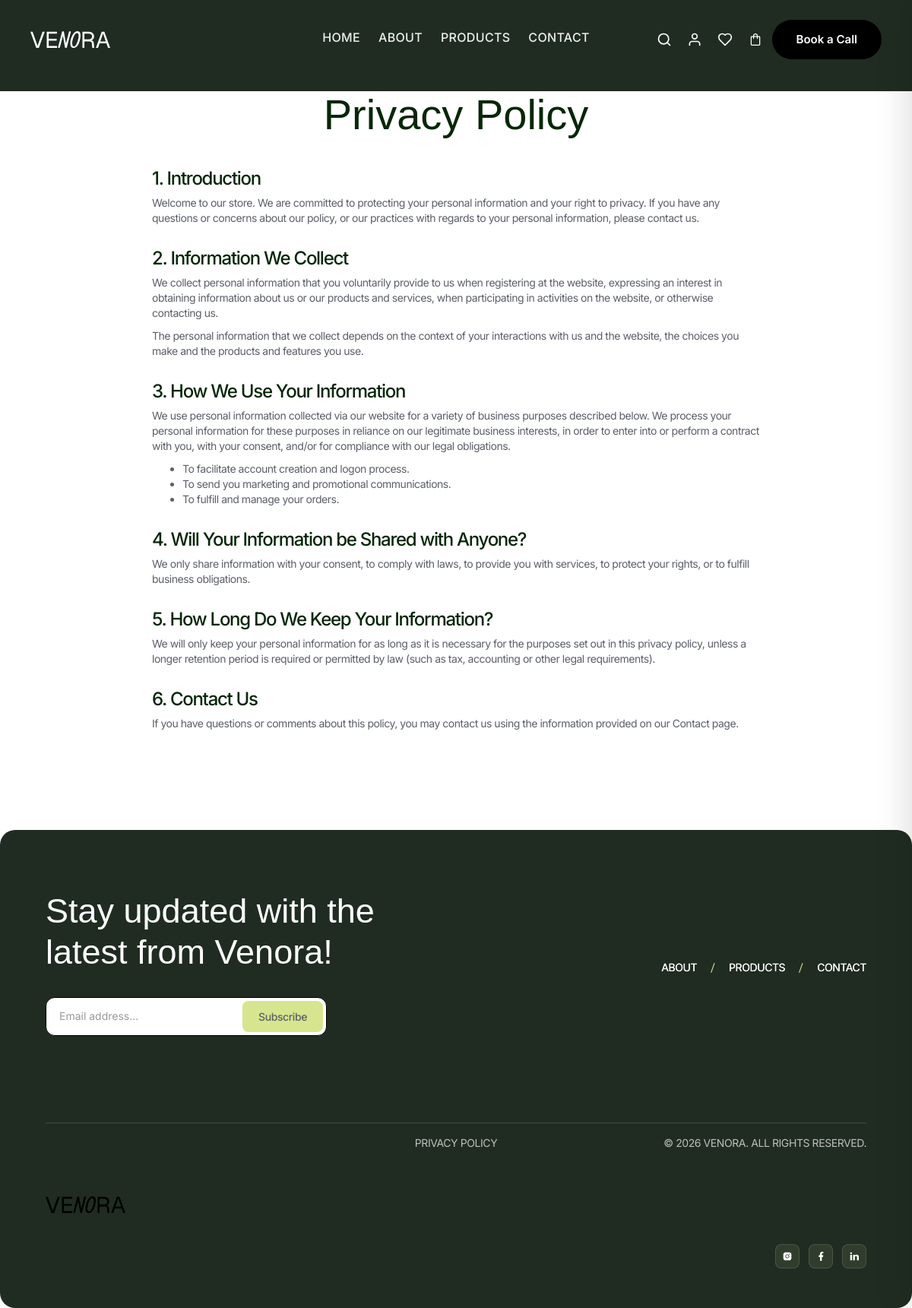
Screenshot of /privacy-policy with the database file from the repository.
### tables this page shows
CREATE TABLE IF NOT EXISTS `settings_shop_config` (
  `id` int NOT NULL AUTO_INCREMENT,
  `hash_id` varchar(255) NOT NULL,
  `input_name` varchar(255) DEFAULT NULL,
  `input_tagline` varchar(255) DEFAULT NULL,
  `input_email` varchar(255) DEFAULT NULL,
  `input_email_from` varchar(255) DEFAULT NULL,
  `input_email_smtp_host` varchar(255) DEFAULT 'smtp.gmail.com',
  `input_email_smtp_secure_type` varchar(20) DEFAULT 'tls',
  `input_email_smtp_port` varchar(10) DEFAULT '587',
  `input_email_password` varchar(255) DEFAULT NULL,
  `input_phone` varchar(50) DEFAULT NULL,
  `input_address` varchar(255) DEFAULT NULL,
  `input_currency` varchar(10) DEFAULT 'USD',
  `input_currency_symbol` varchar(10) DEFAULT '$',
  `input_tax_rate` varchar(20) DEFAULT '0',
  `input_shipping_rate` varchar(20) DEFAULT '5.99',
  `input_free_shipping` varchar(20) DEFAULT '75',
  `input_seo_keywords` text,
  `text_description` text,
  `image_1` text,
  `image_2` text,
  `visibility` varchar(50) DEFAULT 'show',
  `date_created` date NOT NULL,
  `time_created` time NOT NULL,
  `created_by` varchar(255) NOT NULL,
  `input_orders_email` varchar(255) DEFAULT 'orders@venora.com',
  PRIMARY KEY (`id`)
);

CREATE TABLE IF NOT EXISTS `panel_pages` (
  `id` int UNSIGNED NOT NULL AUTO_INCREMENT,
  `hash_id` varchar(225) DEFAULT NULL,
  `input_name` varchar(225) DEFAULT NULL,
  `bool_method` varchar(100) DEFAULT NULL,
  `boolkey_method` varchar(100) DEFAULT NULL,
  `input_link` varchar(225) DEFAULT NULL,
  `label` varchar(30) DEFAULT NULL,
  `input_file` varchar(30) DEFAULT NULL,
  `file_path` varchar(30) DEFAULT NULL,
  `input_iframe_link` varchar(225) DEFAULT NULL,
  `input_order` varchar(225) DEFAULT NULL,
  `add_pages` varchar(225) DEFAULT NULL,
  `visibility` varchar(5) DEFAULT NULL,
  `date_created` date DEFAULT NULL,
  `time_created` time DEFAULT NULL,
  `created_by` varchar(255) DEFAULT NULL,
  PRIMARY KEY (`id`)
);

CREATE TABLE IF NOT EXISTS `settings_shop_privacy` (
  `id` int NOT NULL AUTO_INCREMENT,
  `hash_id` varchar(255) NOT NULL,
  `input_heading` varchar(255) DEFAULT NULL,
  `text_content` text,
  `visibility` varchar(50) DEFAULT 'show',
  `date_created` date NOT NULL,
  `time_created` time NOT NULL,
  `created_by` varchar(255) NOT NULL,
  PRIMARY KEY (`id`)
);

CREATE TABLE IF NOT EXISTS `settings_shop_footer` (
  `id` int NOT NULL AUTO_INCREMENT,
  `hash_id` varchar(255) NOT NULL,
  `input_cta_heading` varchar(255) DEFAULT NULL,
  `input_cta_btn` varchar(255) DEFAULT NULL,
  `input_newsletter_heading` varchar(255) DEFAULT NULL,
  `input_powered_by` varchar(255) DEFAULT NULL,
  `input_instagram` varchar(255) DEFAULT NULL,
  `input_facebook` varchar(255) DEFAULT NULL,
  `input_linkedin` varchar(255) DEFAULT NULL,
  `visibility` varchar(50) DEFAULT 'show',
  `date_created` date NOT NULL,
  `time_created` time NOT NULL,
  `created_by` varchar(255) NOT NULL,
  `input_newsletter_popup_heading` varchar(255) DEFAULT 'Get 10% off your first order',
  `text_newsletter_popup_description` text,
  `input_newsletter_popup_btn` varchar(100) DEFAULT 'Subscribe',
  `input_newsletter_popup_dismiss` varchar(100) DEFAULT 'No thanks',
  `input_newsletter_placeholder` varchar(255) DEFAULT 'Email address...',
  PRIMARY KEY (`id`)
);

### v1/views/privacy.php (the view, shortened to what the rows shown need)
<?php
$bodyClass  = "";
function safePrivacyFetch($conn, $table, $where = []) {
    try {
        $conn->query("SELECT 1 FROM `$table` LIMIT 1");
        return selectContent($conn, $table, $where);
    } catch (Exception $e) { return []; }
}
$privacyData = safePrivacyFetch($conn, "settings_shop_privacy", ["visibility" => "show"]);
$privacy = !empty($privacyData) ? $privacyData[0] : [];
include APP_PATH . "/views/includes/header.php";
?>
<div class="page-wrapper">
  <div style="height: 120px; background-color: var(--bg-colour, #202c22);"></div>
  <section class="section-120-120" style="background-color: #ffffff;">
    <div class="container">
      <div class="content-outer">
        <div style="max-width: 800px; margin: 0 auto; color: var(--black-colour, #000);">
          <h1 class="heading-02" style="color: var(--dark-green-colour, #072708); margin-bottom: 40px; text-align: center;" data-admc-manage="settings_shop_privacy" data-admc-id="<?= $privacy['id'] ?? 1 ?>">
            <?= htmlspecialchars($privacy['input_heading'] ?? 'Privacy Policy', ENT_QUOTES, 'UTF-8') ?>
          </h1>
          <div class="p-01 rich-text" style="color: var(--gray, #5c5f6a);" data-admc-manage="settings_shop_privacy" data-admc-id="<?= $privacy['id'] ?? 1 ?>">
            <?= $privacy['text_content'] ?? '' ?>
          </div>
        </div>
      </div>
    </div>
  </section>
</div>
<?php include APP_PATH . "/views/includes/footer.php"; ?>

### v1/views/includes/header.php (shortened to what the rows shown need)
<?php
$navPages = selectContentAsc($conn, "panel_pages", ["visibility" => "show"], "input_order", 15);
$currentPath = '/' . ltrim(parse_url($_SERVER['REQUEST_URI'], PHP_URL_PATH), '/');
$currentPath = rtrim(str_replace($baseUrl, '', $currentPath), '/') ?: '/';
?>
<html lang="en">
<head>
  <link rel="stylesheet" href="<?= $baseUrl ?>/assets/css/venora.css">
  <link rel="stylesheet" href="<?= $baseUrl ?>/assets/css/custom.css">
</head>
<body class="<?= htmlspecialchars($bodyClass ?? '', ENT_QUOTES, 'UTF-8') ?>">
<div class="page-wrapper">
  <div class="header-navbar" data-wf--navbar--variant="white-2">
    <nav class="navbar w-nav" role="banner">
      <div class="navbar-container">
        <div class="navbar-wrapper">
          <div class="nav-left">
            <a href="<?= $baseUrl ?>/" class="navbar-brand w-nav-brand" style="display:flex;align-items:center;text-decoration:none;">
              <img alt="<?= htmlspecialchars($shop_name, ENT_QUOTES, "UTF-8") ?>"
                   class="nav-logo-icon"
                   loading="lazy"
                   src="<?= htmlspecialchars($logo_directory, ENT_QUOTES, 'UTF-8') ?>"
                   style="max-height:40px;max-width:160px;width:auto;height:auto;object-fit:contain;display:block;">
            </a>
          </div>
          <nav class="nav-menu-wrapper w-nav-menu" role="navigation"
               data-admc-tb="panel_pages">
            <ul class="nav-menu-two w-list-unstyled" role="list">
              <?php foreach ($navPages as $navPage):
                $rawLink2  = $navPage['input_link'];
                $navLink   = $baseUrl . ($rawLink2 === '/' ? '/' : rtrim($rawLink2, '/'));
                $navName   = htmlspecialchars($navPage['input_name'], ENT_QUOTES, 'UTF-8');
                $linkPath  = rtrim($rawLink2, '/') ?: '/';
                $isActive  = ($currentPath === $linkPath) || ($linkPath === '/' && $currentPath === '');
              ?>
                <li class="nav-list-item">
                  <a class="navbar-link w-inline-block <?= $isActive ? 'w--current' : '' ?>"
                     href="<?= $navLink ?>"
                     data-admc-manage="panel_pages"
                     data-admc-id="<?= $navPage['id'] ?>">
                    <div class="btn-text _01"><div class="p-01"><?= $navName ?></div></div>
                  </a>
                </li>
              <?php endforeach; ?>
            </ul>
          </nav>
          <div class="nav-right">
            <div class="nav-buttons-wrapper">
              <button class="nav-icon-btn" data-open-search aria-label="Search"
                      style="background:none;border:none;cursor:pointer;padding:8px;color:inherit;">
                <svg width="20" height="20" viewBox="0 0 24 24" fill="none" stroke="currentColor" stroke-width="2" stroke-linecap="round" stroke-linejoin="round">
                  <circle cx="11" cy="11" r="8"/><path d="m21 21-4.35-4.35"/>
                </svg>
              </button>
              <a href="<?= $isCustomerLoggedIn ? $baseUrl . '/customer-dashboard' : $baseUrl . '/customer-login' ?>"
                 class="nav-icon-btn w-inline-block"
                 aria-label="<?= $isCustomerLoggedIn ? 'My Account' : 'Sign In' ?>"
                 style="position:relative;display:flex;align-items:center;justify-content:center;padding:8px;color:inherit;text-decoration:none;">
                <svg width="20" height="20" viewBox="0 0 24 24" fill="none" stroke="currentColor" stroke-width="2" stroke-linecap="round" stroke-linejoin="round">
                  <path d="M20 21v-2a4 4 0 0 0-4-4H8a4 4 0 0 0-4 4v2"/>
                  <circle cx="12" cy="7" r="4"/>
                </svg>
              </a>
              <div class="wishlist-btn-wrap">
                <a href="<?= $baseUrl ?>/wishlist" class="nav-icon-btn w-inline-block" aria-label="Wishlist"
                   style="position:relative;display:flex;align-items:center;justify-content:center;padding:8px;color:inherit;text-decoration:none;">
                  <svg width="20" height="20" viewBox="0 0 24 24" fill="none" stroke="currentColor" stroke-width="2" stroke-linecap="round" stroke-linejoin="round">
                    <path d="M19 14c1.49-1.46 3-3.21 3-5.5A5.5 5.5 0 0 0 16.5 3c-1.76 0-3 .5-4.5 2-1.5-1.5-2.74-2-4.5-2A5.5 5.5 0 0 0 2 8.5c0 2.3 1.5 4.05 3 5.5l7 7Z"/>
                  </svg>
                </a>
              </div>
              <div class="cart-btn-wrap" data-open-cart>
                <a href="#" class="cart-button w-inline-block" aria-label="Open cart" data-open-cart>
                  <img alt="Cart" class="cart-icon" src="/assets/img/icons/cart.svg">
                </a>
              </div>
              <div class="nav-btn">
                <div class="btn-wrap">
                  <a class="btn-02-link w-inline-block" href="<?= $baseUrl ?>/contact"
                     data-admc-manage="settings_shop_config"
                     data-admc-id="<?= $shopConfig[0]["id"] ?? 1 ?>">
                    <div class="btn-inner">
                      <div class="btn-text-wrap">
                        <div class="btn-text-3 _01"><div class="cta-text">Book a Call</div></div>
                      </div>
                    </div>
                  </a>
                </div>
              </div>
            </div>
          </div>
        </div>
      </div>
    </nav>
  </div>

### v1/views/includes/footer.php (shortened to what the rows shown need)
<?php
$footerConfig = selectContent($conn, "settings_shop_footer", ["visibility" => "show"]);
$footerConfig = !empty($footerConfig) ? $footerConfig[0] : [];
?>
  <section class="footer-section">
    <div class="footer">
      <div class="footer-inner">
        <div class="footer-top">
          <div class="footer-left reveal">
            <div class="heading-03"
                 data-admc-manage="settings_shop_footer"
                 data-admc-id="<?= $footerConfig['id'] ?? 1 ?>">
              <?= htmlspecialchars($footerConfig['input_newsletter_heading'] ?? 'Stay updated with the latest from ' . $shop_name . '!', ENT_QUOTES, 'UTF-8') ?>
            </div>
            <div class="newsletter-wrap">
              <form class="newsletter-form-02" id="footerNewsletterForm" onsubmit="handleFooterNewsletter(event)">
                <input class="newsletter-field-02 w-input"
                       type="email" name="email"
                       placeholder="<?= htmlspecialchars($footerConfig['input_newsletter_placeholder'] ?? 'Email address...', ENT_QUOTES, 'UTF-8') ?>"
                       required>
                <input class="submit-button-02 w-button"
                       type="submit" value="Subscribe">
              </form>
            </div>
          </div>
          <div class="footer-right reveal">
            <div class="footer-link-wrap">
              <a class="nav-link-2 w-inline-block" href="<?= $baseUrl ?>/about">
                <div class="nav-link-text"><p class="p-02 _02">About</p><p class="p-02">About</p></div>
              </a>
              <img alt="" class="slash-icon" src="<?= $baseUrl ?>/assets/img/icons/slash.svg">
              <a class="nav-link-2 w-inline-block" href="<?= $baseUrl ?>/products">
                <div class="nav-link-text"><p class="p-02 _02">Products</p><p class="p-02">Products</p></div>
              </a>
              <img alt="" class="slash-icon" src="<?= $baseUrl ?>/assets/img/icons/slash.svg">
              <a class="nav-link-2 w-inline-block" href="<?= $baseUrl ?>/contact">
                <div class="nav-link-text"><p class="p-02 _02">Contact</p><p class="p-02">Contact</p></div>
              </a>
            </div>
          </div>
        </div>
        <div class="footer-center">
          <div class="footer-center-inner left">
          </div>
          <div class="footer-center-inner center">
            <a href="<?= $baseUrl ?>/privacy-policy" class="p-02"
               style="color:#ffffff;text-decoration:none;opacity:0.7;transition:opacity 0.2s;"
               onmouseover="this.style.opacity='1'" onmouseout="this.style.opacity='0.7'">Privacy policy</a>
          </div>
          <div class="footer-center-inner right">
            <div class="p-02" style="color:#ffffff;opacity:0.7;"
                 data-admc-manage="settings_shop_footer"
                 data-admc-id="<?= $footerConfig['id'] ?? 1 ?>">
              &copy; <?= date('Y') ?> <?= htmlspecialchars($shop_name, ENT_QUOTES, 'UTF-8') ?>. All Rights Reserved.
            </div>
          </div>
        </div>
        <a class="footer-logo w-inline-block" href="<?= $baseUrl ?>/">
          <div data-admc-image="settings_shop_config"
               data-admc-id="<?= $shopConfig[0]['id'] ?? 1 ?>">
            <img alt="<?= htmlspecialchars($shop_name, ENT_QUOTES, 'UTF-8') ?>"
                 class="footer-logo-img"
                 style="max-width:140px;max-height:52px;width:auto;height:auto;object-fit:contain;"
                 src="<?= htmlspecialchars($logo_directory ?: $logo_dark ?: '', ENT_QUOTES, 'UTF-8') ?>">
          </div>
        </a>
        <div class="footer-bottom">
          <div class="social-block">
            <a class="footer-social-link-02 w-inline-block"
               href="<?= htmlspecialchars($footerConfig['input_instagram'] ?? '#', ENT_QUOTES, 'UTF-8') ?>"
               target="_blank" rel="noopener"
               data-admc-manage="settings_shop_footer"
               data-admc-id="<?= $footerConfig['id'] ?? 1 ?>">
              <div class="icon-16"><img alt="Instagram" class="social-icon" src="<?= $baseUrl ?>/assets/img/icons/instagram.svg"></div>
            </a>
            <a class="footer-social-link-02 w-inline-block"
               href="<?= htmlspecialchars($footerConfig['input_facebook'] ?? '#', ENT_QUOTES, 'UTF-8') ?>"
               target="_blank" rel="noopener">
              <div class="icon-16"><img alt="Facebook" class="social-icon" src="<?= $baseUrl ?>/assets/img/icons/facebook.svg"></div>
            </a>
            <a class="footer-social-link-02 w-inline-block"
               href="<?= htmlspecialchars($footerConfig['input_linkedin'] ?? '#', ENT_QUOTES, 'UTF-8') ?>"
               target="_blank" rel="noopener">
              <div class="icon-16"><img alt="LinkedIn" class="social-icon" src="<?= $baseUrl ?>/assets/img/icons/linkedin.svg"></div>
            </a>
          </div>
        </div>
      </div>
    </div>
  </section>
</div>
</body>
</html>

### rows the page displays
settings_shop_config: image_1 (picture), input_name "VENORA"
panel_pages: input_name "HOME"
panel_pages: input_name "ABOUT"
panel_pages: input_name "PRODUCTS"
panel_pages: input_name "CONTACT"
settings_shop_privacy: input_heading "Privacy Policy", text_content "1. Introduction Welcome to our store. We are committed to protecting your personal information and your right to privacy. If you have any questions or concerns about our policy, or our practices with regards to your personal information, please contact us. 2. Information We Collect We collect personal information that you voluntarily provide to us when registering at the website, expressing an interest in obtaining information about us or our products and services, when participating in activities on the website, or otherwise contacting us. The personal information that we collect depends on the context of your interactions with us and the website, the choices you make and the products and…"
settings_shop_footer: input_newsletter_heading "Stay updated with the latest from Venora!", email "Email address..."
